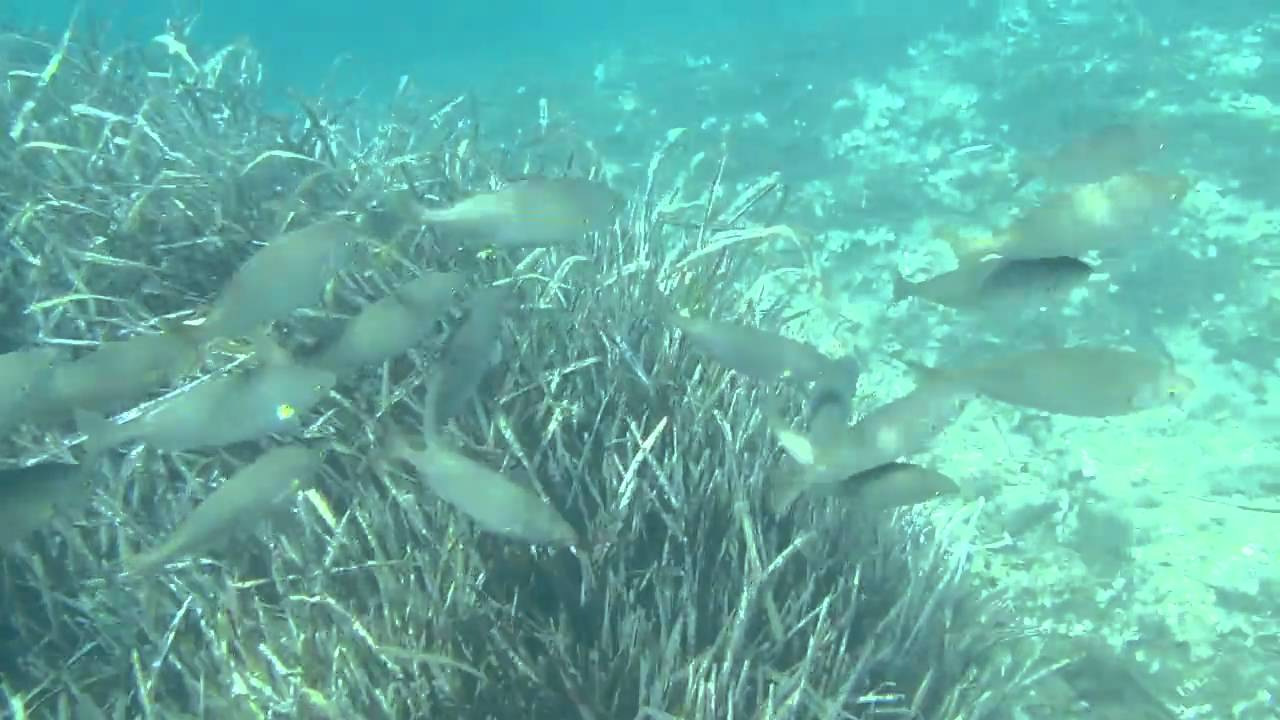
#> input picture data/images/pez.jpg, 1280 x 720 px, found by its file name
$ python bitwise.py
#> lines starting #> are read from the running program, lines starting #| are printed output that depends on the picture; after the words box and inside, x2 and y2 are one past the last pixel; in counts of white or black regions, pixels touching at a corner belong together
### src/code/functions.py
import cv2
import numpy as np


def rescale_frame(frame, scale=0.5):
    """
    rescale un frame de una imagen
    Parameters
    ----------
    frame : object
        cv2.imread().
    scale : TYPE, optional
        DESCRIPTION. The default is 0.5.
    Returns
    -------
    object: frame
        image escalada.
    """
    width = int(frame.shape[1] * scale)
    height = int(frame.shape[0] * scale)
    dimensions = (width, height)
    return cv2.resize(frame, dimensions, interpolation=cv2.INTER_AREA)


# [61 lines left out: functions read_video, translate, rotate, not called in this run]

### src/code/bitwise.py
import cv2
import numpy as np
from src.code.functions import rescale_frame

path = r"C:\Users\Matheus\Desktop\opencv\data\images\pez.jpg"
image = cv2.imread(path)
#> image is the input picture: shape (720, 1280, 3); mean B, G, R 165.9, 176.8, 101.3
image = rescale_frame(image, scale=1)
print(image.shape)
#| (720, 1280, 3)
blank = np.zeros((400, 400), dtype="uint8")

rectangle = cv2.rectangle(blank.copy(), (30, 30), (370, 370), 255, -1)
cv2.imshow("rectangle", rectangle)
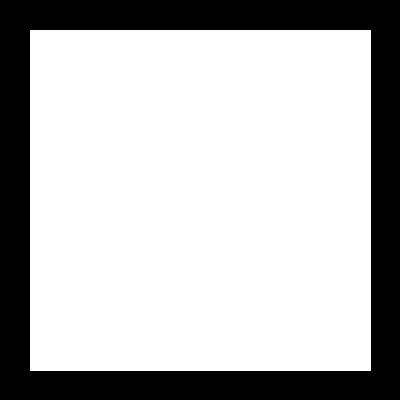
#> window 'rectangle': shape (400, 400); 72.7% white; 1 black region, box (x1, y1, x2, y2) and area: (0, 0, 400, 400) 43719
circle = cv2.circle(blank.copy(), (200, 200), 200, 255, -1)
cv2.imshow("circle", circle)
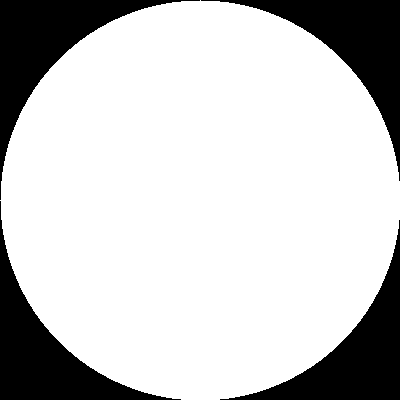
#> window 'circle': shape (400, 400); 78.5% white; 4 black regions, box (x1, y1, x2, y2) and area: (0, 0, 200, 200) 8793, (201, 0, 400, 181) 8593, (0, 201, 181, 400) 8593, (220, 220, 400, 400) 8394
# bitwise operaciones
# interseccion de regiones
bitwise_and = cv2.bitwise_and(rectangle, circle)
cv2.imshow("bitwise_and", bitwise_and)
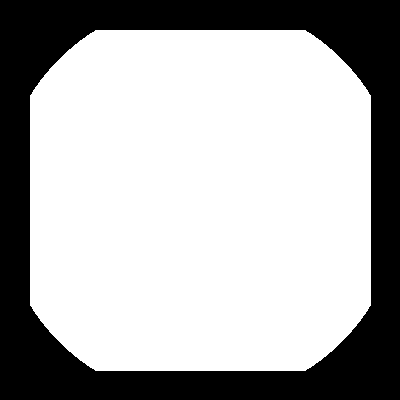
#> window 'bitwise_and': shape (400, 400); 68.1% white; 1 black region, box (x1, y1, x2, y2) and area: (0, 0, 400, 400) 51051
# suma de regiones
bitwise_or = cv2.bitwise_or(rectangle, circle)
cv2.imshow("bitwise_or", bitwise_or)
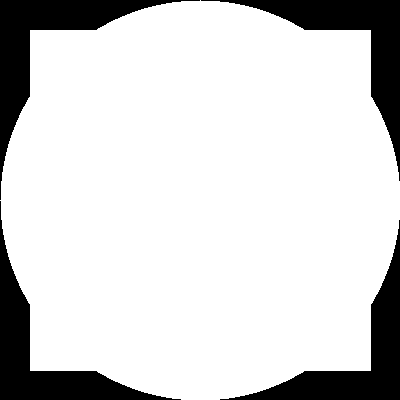
#> window 'bitwise_or': shape (400, 400); 83.1% white; 4 black regions, box (x1, y1, x2, y2) and area: (0, 0, 200, 200) 6960, (201, 0, 400, 181) 6760, (0, 201, 181, 400) 6760, (220, 220, 400, 400) 6561
# non insterseciones entre dos images
bitwise_xor = cv2.bitwise_xor(rectangle, circle)
cv2.imshow("bitwise_xor", bitwise_xor)
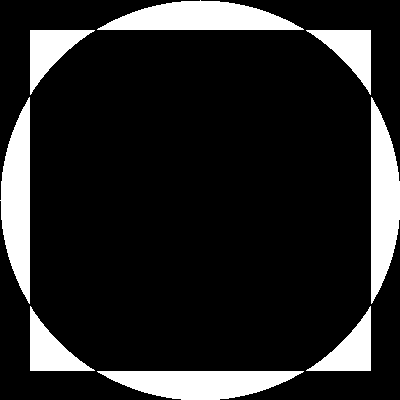
#> window 'bitwise_xor': shape (400, 400); 15% white; 8 white regions, largest, box (x1, y1, x2, y2) and area: (97, 0, 304, 30) 4170, (0, 97, 30, 304) 4170, (371, 97, 400, 304) 4169
# invierte el color binario de la imagen que se le pasa
bitwise_not = cv2.bitwise_not(rectangle)
cv2.imshow("bitwise_not", bitwise_not)

cv2.waitKey(0)
